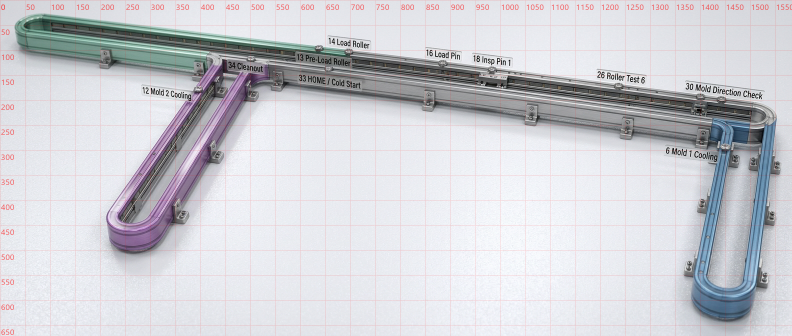
#> input picture magne_temp/full_track_grid.png, 1584 x 672 px, found by its file name (shown at 1/2 size)
$ python crop_background.py
#> lines starting #> are read from the running program, lines starting #| are printed output that depends on the picture
"""Crop a background area to inspect grid pattern."""
from PIL import Image

img = Image.open(r'C:\Users\thadd\.openclaw\workspace\magne_temp\full_track_grid.png')
#> img is the input picture: PIL image 1584x672 RGB; mean R, G, B 205.7, 206.1, 211.6
# Crop a 200x200 background area with no rail
img.crop((250, 250, 450, 450)).save(r'C:\Users\thadd\.openclaw\workspace\magne_temp\bg_crop.png')
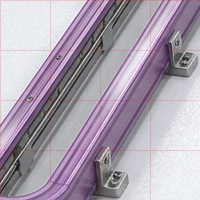
#> saved as bg_crop.png: PIL image 200x200 RGB; mean R, G, B 171.8, 161.6, 175.9
print('Saved bg_crop.png')

$ run again, with magne_temp/track_photo_candidate.png copied over magne_temp/full_track_grid.png
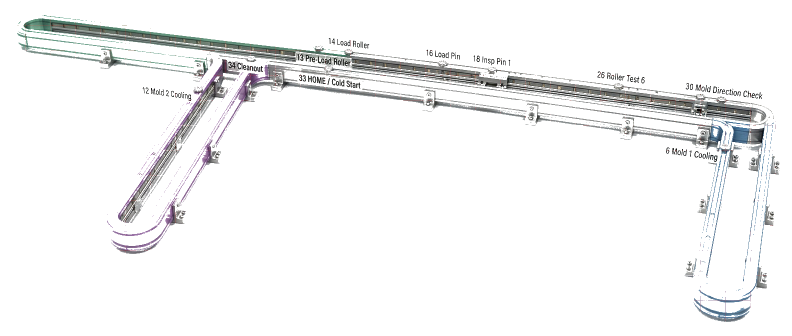
#> input picture magne_temp/track_photo_candidate.png, 1584 x 672 px, found by its file name (shown at 1/2 size)
#> img is the input picture: PIL image 1584x672 RGB; mean R, G, B 243.7, 244, 244.2
#> `img.crop((250, 250, 450, 450)).save(r'C:\Users\thadd\.openclaw\workspa..`:
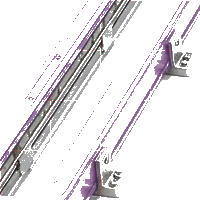
#> saved as bg_crop.png: PIL image 200x200 RGB; mean R, G, B 232.2, 229.3, 232.2
